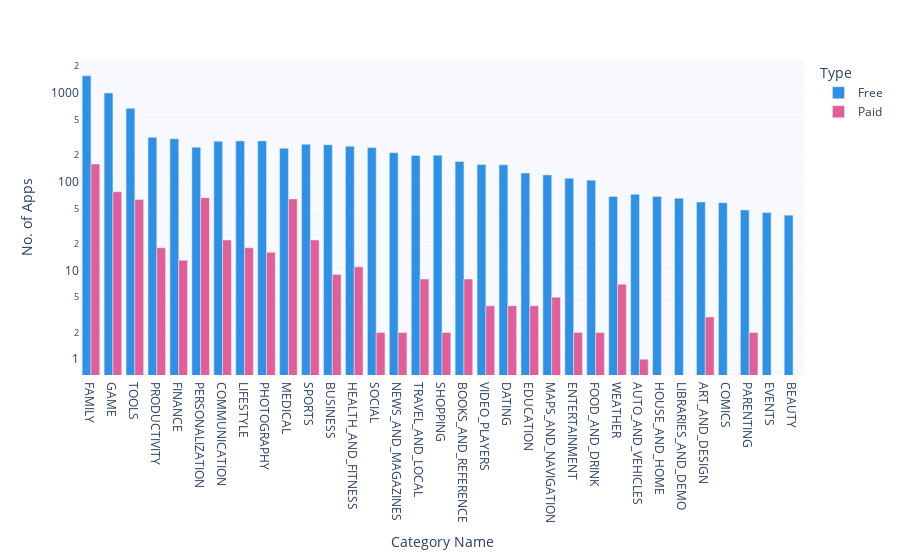

Notebook code cell kept with this figure:
### Code cell
# Setting up the coordinates:
DATA_FRAME = df_paid_vs_free
X_COR = "Category"
Y_COR = "App"

# Setting up labels:
X_LABEL = "Category Name"
Y_LABEL = "No. of Apps"

# Plotting the graph
bar = px.bar(
    data_frame=DATA_FRAME,
    x=X_COR,
    y=Y_COR,
    barmode="group",
    color="Type",
    color_discrete_sequence=px.colors.qualitative.Dark24,
)


# Updating layout
bar.update_layout(
    xaxis_title=X_LABEL,
    yaxis_title=Y_LABEL,
    plot_bgcolor="ghostwhite",
    xaxis=dict(categoryorder="total descending"),
    yaxis=dict(type="log"),
)

bar.show()

### Figure 1 — Plotly figure (JSON) as saved in the notebook; plotly's stock layout.template omitted (floating-point values rounded to 4 significant figures)
{"data": [{"alignmentgroup": "True", "hovertemplate": "Type=Free<br>Category=%{x}<br>App=%{y}<extra></extra>", "legendgroup": "Free", "marker": {"color": "#2E91E5", "pattern": {"shape": ""}}, "name": "Free", "offsetgroup": "Free", "orientation": "v", "showlegend": true, "textposition": "auto", "type": "bar", "x": ["ART_AND_DESIGN", "AUTO_AND_VEHICLES", "BEAUTY", "BOOKS_AND_REFERENCE", "BUSINESS", "COMICS", "COMMUNICATION", "DATING", "EDUCATION", "ENTERTAINMENT", "EVENTS", "FAMILY", "FINANCE", "FOOD_AND_DRINK", "GAME", "HEALTH_AND_FITNESS", "HOUSE_AND_HOME", "LIBRARIES_AND_DEMO", "LIFESTYLE", "MAPS_AND_NAVIGATION", "MEDICAL", "NEWS_AND_MAGAZINES", "PARENTING", "PERSONALIZATION", "PHOTOGRAPHY", "PRODUCTIVITY", "SHOPPING", "SOCIAL", "SPORTS", "TOOLS", "TRAVEL_AND_LOCAL", "VIDEO_PLAYERS", "WEATHER"], "xaxis": "x", "y": [59, 72, 42, 169, 261, 58, 285, 155, 125, 109, 45, 1560, 304, 104, 997, 251, 68, 65, 288, 119, 238, 212, 48, 244, 288, 316, 199, 242, 264, 670, 197, 156, 68], "yaxis": "y"}, {"alignmentgroup": "True", "hovertemplate": "Type=Paid<br>Category=%{x}<br>App=%{y}<extra></extra>", "legendgroup": "Paid", "marker": {"color": "#E15F99", "pattern": {"shape": ""}}, "name": "Paid", "offsetgroup": "Paid", "orientation": "v", "showlegend": true, "textposition": "auto", "type": "bar", "x": ["ART_AND_DESIGN", "AUTO_AND_VEHICLES", "BOOKS_AND_REFERENCE", "BUSINESS", "COMMUNICATION", "DATING", "EDUCATION", "ENTERTAINMENT", "FAMILY", "FINANCE", "FOOD_AND_DRINK", "GAME", "HEALTH_AND_FITNESS", "LIFESTYLE", "MAPS_AND_NAVIGATION", "MEDICAL", "NEWS_AND_MAGAZINES", "PARENTING", "PERSONALIZATION", "PHOTOGRAPHY", "PRODUCTIVITY", "SHOPPING", "SOCIAL", "SPORTS", "TOOLS", "TRAVEL_AND_LOCAL", "VIDEO_PLAYERS", "WEATHER"], "xaxis": "x", "y": [3, 1, 8, 9, 22, 4, 4, 2, 158, 13, 2, 77, 11, 18, 5, 64, 2, 2, 66, 16, 18, 2, 2, 22, 63, 8, 4, 7], "yaxis": "y"}], "layout": {"barmode": "group", "legend": {"title": {"text": "Type"}, "tracegroupgap": 0}, "margin": {"t": 60}, "plot_bgcolor": "ghostwhite", "xaxis": {"anchor": "y", "categoryorder": "total descending", "domain": [0, 1], "title": {"text": "Category Name"}}, "yaxis": {"anchor": "x", "domain": [0, 1], "title": {"text": "No. of Apps"}, "type": "log"}}}
